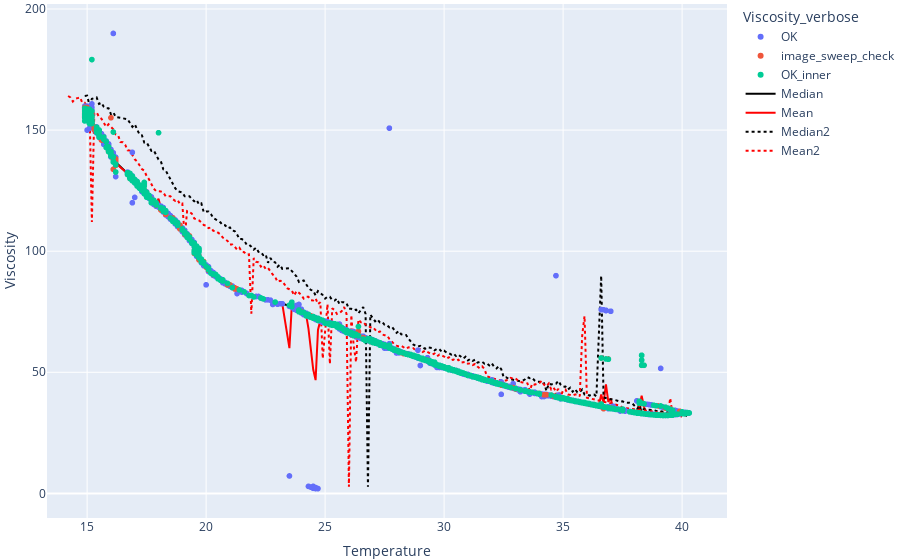

Notebook code cell kept with this figure:
### Markdown cell above
## Temterature plots

### Code cell
fig = go.Figure()
fig = px.scatter(
    dfs,
    x="Temperature",
    y="Viscosity",
    color='Viscosity_verbose',
)

fig.add_traces([
    go.Scatter(name='Median',
               x=dfs_median.index,
               y=dfs_median['Viscosity'],
               mode='lines',
               line=dict(color='black')),
    go.Scatter(name='Mean',
               x=dfs_mean.index,
               y=dfs_mean['Viscosity'],
               mode='lines',
               line=dict(color='red')),
])
if len(dfs2):
    fig.add_traces([
        go.Scatter(name='Median2',
                   x=dfs_median.index,
                   y=dfs_median2['Viscosity'],
                   mode='lines',
                   line=dict(color='black', width=2, dash='dot')),
        go.Scatter(name='Mean2',
                   x=dfs_mean2.index,
                   y=dfs_mean2['Viscosity'],
                   mode='lines',
                   line=dict(color='red', width=2, dash='dot')),
    ])

if regression_done:
    x = np.array(dfs_median.index)
    y = nu0 * np.exp(EkJ * 1000 / 8.314 / (x+273.15))
    fig.add_trace(go.Scatter(name='Regression', x=x, y=y, mode='lines'))
fig.update_layout(hovermode="x unified", margin=dict(l=0, r=0, b=0, t=0, pad=0))
fig.show()

### Figure 1 — Plotly figure (JSON) as saved in the notebook; plotly's stock layout.template omitted (floating-point values rounded to 4 significant figures; data arrays with more than 128 entries replaced by an {"elided": "..."} marker saying what was removed)
{"data": [{"hovertemplate": "Viscosity_verbose=OK<br>Temperature=%{x}<br>Viscosity=%{y}<extra></extra>", "legendgroup": "OK", "marker": {"color": "#636efa", "symbol": "circle"}, "mode": "markers", "name": "OK", "showlegend": true, "type": "scattergl", "x": {"elided": "4732 float values"}, "xaxis": "x", "y": {"elided": "4732 float values"}, "yaxis": "y"}, {"hovertemplate": "Viscosity_verbose=image_sweep_check<br>Temperature=%{x}<br>Viscosity=%{y}<extra></extra>", "legendgroup": "image_sweep_check", "marker": {"color": "#EF553B", "symbol": "circle"}, "mode": "markers", "name": "image_sweep_check", "showlegend": true, "type": "scattergl", "x": {"elided": "429 float values"}, "xaxis": "x", "y": {"elided": "429 float values"}, "yaxis": "y"}, {"hovertemplate": "Viscosity_verbose=OK_inner<br>Temperature=%{x}<br>Viscosity=%{y}<extra></extra>", "legendgroup": "OK_inner", "marker": {"color": "#00cc96", "symbol": "circle"}, "mode": "markers", "name": "OK_inner", "showlegend": true, "type": "scattergl", "x": {"elided": "2323 float values"}, "xaxis": "x", "y": {"elided": "2323 float values"}, "yaxis": "y"}, {"line": {"color": "black"}, "mode": "lines", "name": "Median", "type": "scatter", "x": {"elided": "248 float values"}, "y": {"elided": "248 float values"}}, {"line": {"color": "red"}, "mode": "lines", "name": "Mean", "type": "scatter", "x": {"elided": "248 float values"}, "y": {"elided": "248 float values"}}, {"line": {"color": "black", "dash": "dot", "width": 2}, "mode": "lines", "name": "Median2", "type": "scatter", "x": {"elided": "248 float values"}, "y": {"elided": "249 float values"}}, {"line": {"color": "red", "dash": "dot", "width": 2}, "mode": "lines", "name": "Mean2", "type": "scatter", "x": {"elided": "249 float values"}, "y": {"elided": "249 float values"}}], "layout": {"hovermode": "x unified", "legend": {"title": {"text": "Viscosity_verbose"}, "tracegroupgap": 0}, "margin": {"b": 0, "l": 0, "pad": 0, "r": 0, "t": 0}, "xaxis": {"anchor": "y", "domain": [0, 1], "title": {"text": "Temperature"}}, "yaxis": {"anchor": "x", "domain": [0, 1], "title": {"text": "Viscosity"}}}}
